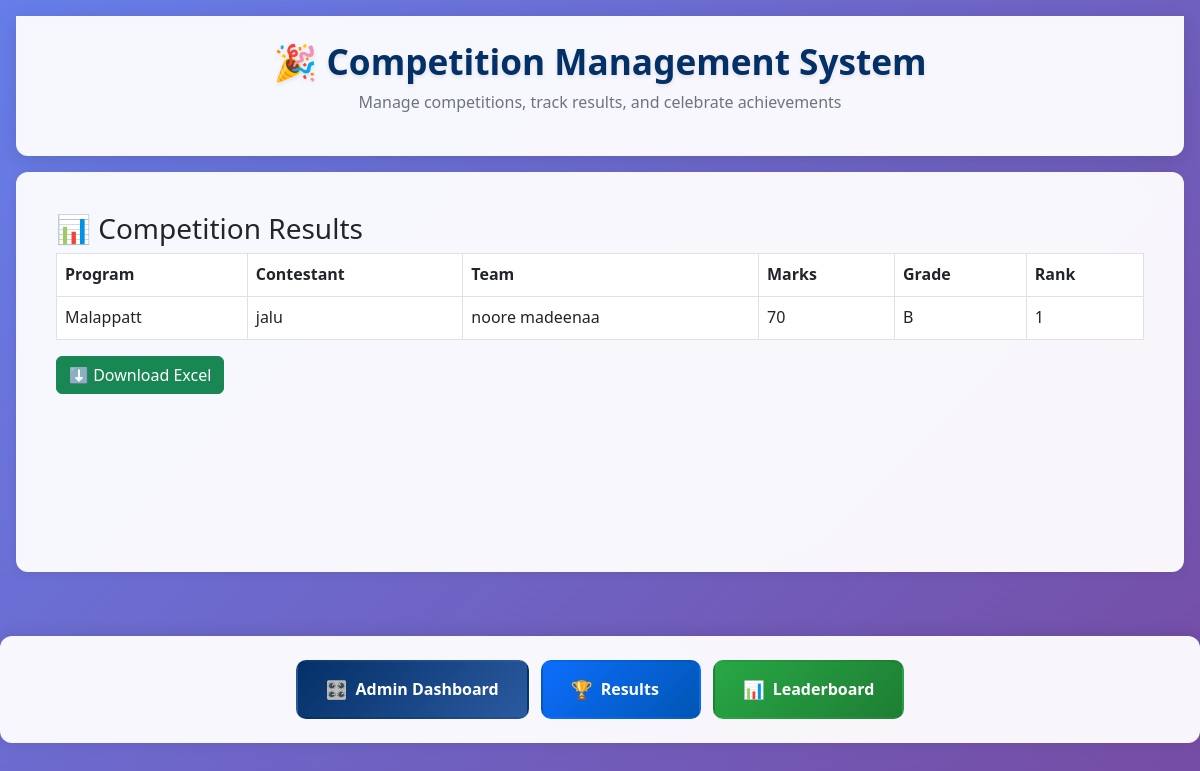
/results/ (signed in), run on an earlier commit of the app's database.
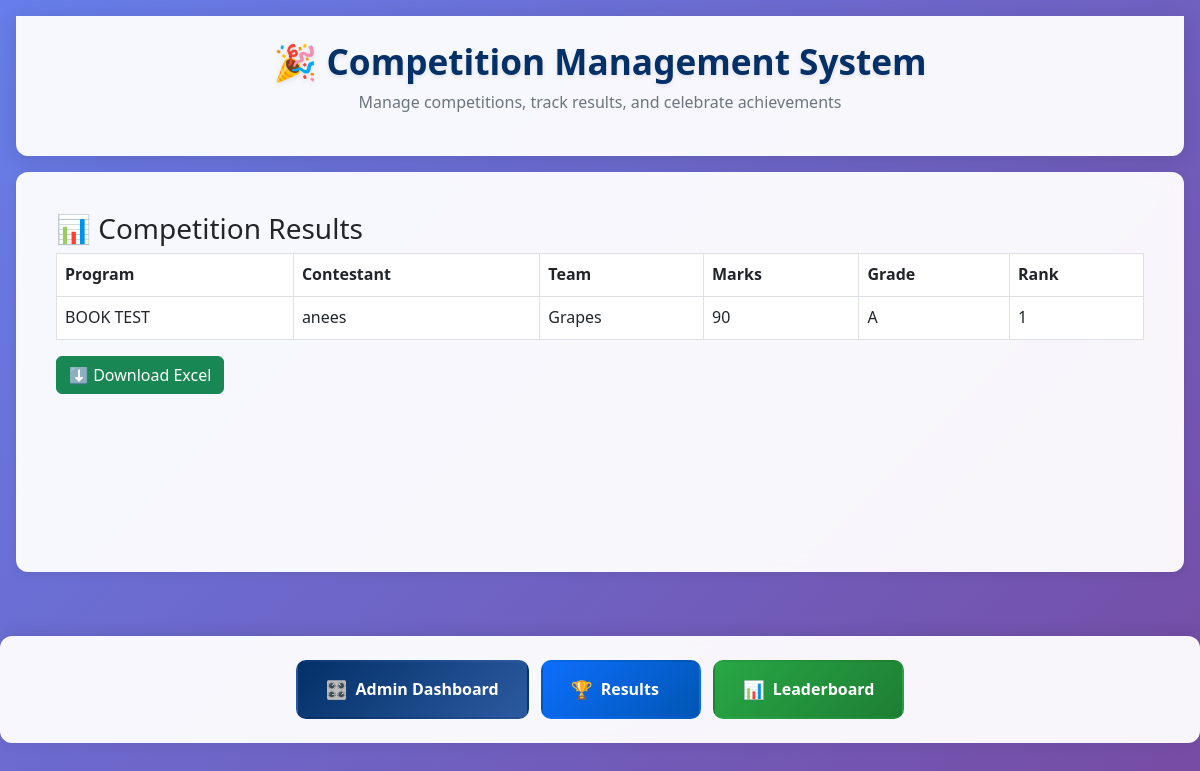
And on a later commit of the database.
### core/models.py (models this page shows, shortened)
class Participation(models.Model):
    contestant = models.ForeignKey(Contestant, on_delete=models.CASCADE)
    program = models.ForeignKey(Program, on_delete=models.CASCADE)
    marks = models.IntegerField(null=True, blank=True)
    rank = models.PositiveIntegerField(null=True, blank=True)
    grade = models.CharField(max_length=1, null=True, blank=True)
    points_awarded = models.BooleanField(default=False)

class Program(models.Model):
    name = models.CharField(max_length=100)
    category = models.ForeignKey(Category, on_delete=models.CASCADE)

class Contestant(models.Model):
    chest_no = models.PositiveIntegerField(unique=True, null=True)
    name = models.CharField(max_length=100)
    team = models.ForeignKey(Team, on_delete=models.CASCADE)
    category = models.ForeignKey(Category, on_delete=models.CASCADE, null=True)
    total_points = models.IntegerField(default=0)

class Team(models.Model):
    user = models.OneToOneField(User, on_delete=models.CASCADE)
    name = models.CharField(max_length=100)
    total_points = models.IntegerField(default=0)

### core/views.py (the view)
# urls.py: path('results/', views.results_view, name='results'),
@login_required
def results_view(request):
    participations = Participation.objects.filter(marks__isnull=False).select_related('program', 'contestant', 'contestant__team')
    return render(request, 'results.html', {'participations': participations})

### templates/results.html
{% extends 'base.html' %}
{% block content %}
<h3>📊 Competition Results</h3>
<table class="table table-bordered">
    <thead>
        <tr>
            <th>Program</th>
            <th>Contestant</th>
            <th>Team</th>
            <th>Marks</th>
            <th>Grade</th>
            <th>Rank</th>
        </tr>
    </thead>
    <tbody>
        {% for p in participations %}
        <tr>
            <td>{{ p.program.name }}</td>
            <td>{{ p.contestant.name }}</td>
            <td>{{ p.contestant.team.name }}</td>
            <td>{{ p.marks }}</td>
            <td>{{ p.grade }}</td>
            <td>{{ p.rank }}</td>
        </tr>
        {% endfor %}
    </tbody>
</table>
<a href="{% url 'export_excel' %}" class="btn btn-success">⬇️ Download Excel</a>
{% endblock %}

### templates/base.html (shortened to what this page needs)
<!DOCTYPE html>
<html lang="en">
    {% load static %}
<head>
    <link rel="stylesheet" href="https://cdn.jsdelivr.net/npm/bootstrap@5.3.0/dist/css/bootstrap.min.css">
</head>
<body>
    <div class="app-header">
        <h1 class="app-title">🎉 Competition Management System</h1>
        <p class="app-subtitle">Manage competitions, track results, and celebrate achievements</p>
    </div>
    <div class="main-container">
        <div class="content-wrapper">
            {% block content %}{% endblock %}
        </div>
    </div>
    <div class="bottom-nav">
        <div class="nav-buttons">
            {% if request.user.role == 'admin' %}
                <a href="{% url 'dashboard_admin' %}" class="nav-btn admin">
                    Admin Dashboard
                </a>
            {% elif request.user.role == 'team' %}
                <a href="{% url 'dashboard_team' %}" class="nav-btn team">
                    Team Dashboard
                </a>
            {% endif %}
            <a href="{% url 'results' %}" class="nav-btn results">
                Results
            </a>
            <a href="{% url 'leaderboard' %}" class="nav-btn leaderboard">
                Leaderboard
            </a>
        </div>
    </div>
</body>
</html>

### templates/base.html (style rules this page uses)
:root { --primary-blue: #033067; --primary-light: rgba(3, 48, 103, 0.1); --accent-blue: #0d6efd; --success-green: #28a745; --warning-orange: #fd7e14; --danger-red: #dc3545; --light-gray: #f8f9fa; --dark-gray: #6c757d; --border-radius: 12px; --shadow-light: 0 2px 10px rgba(0,0,0,0.08); --shadow-medium: 0 4px 20px rgba(0,0,0,0.12); --gradient-bg: linear-gradient(135deg, #667eea 0%, #764ba2 100%); }
* { box-sizing: border-box; }
body { background: var(--gradient-bg); min-height: 100vh; font-family: 'Segoe UI', Tahoma, Geneva, Verdana, sans-serif; font-size: 16px; line-height: 1.6; margin: 0; padding: 0; }
.app-header { background: rgba(255, 255, 255, 0.95); backdrop-filter: blur(10px); border-radius: 0 0 var(--border-radius) var(--border-radius); box-shadow: var(--shadow-medium); margin: 1rem; padding: 1.5rem; text-align: center; top: 1rem; z-index: 1000; transition: transform 0.3s ease-in-out; }
.app-title { color: var(--primary-blue); font-size: 2rem; font-weight: 700; margin: 0; text-shadow: 0 2px 4px rgba(0,0,0,0.1); }
.app-subtitle { color: var(--dark-gray); font-size: 1rem; margin-top: 0.5rem; font-weight: 400; }
.main-container { max-width: 1200px; margin: 0 auto; padding: 0 1rem 2rem 1rem; }
.content-wrapper { background: rgba(255, 255, 255, 0.95); backdrop-filter: blur(10px); border-radius: var(--border-radius); box-shadow: var(--shadow-light); padding: 2rem; margin-bottom: 2rem; min-height: 400px; }
.bottom-nav { background: rgba(255, 255, 255, 0.95); backdrop-filter: blur(10px); border-radius: var(--border-radius) var(--border-radius) 0 0; box-shadow: 0 -2px 15px rgba(0,0,0,0.1); padding: 1.5rem; margin: 0 1rem 1rem 1rem; bottom: 1rem; z-index: 1000; }
.nav-buttons { display: flex; flex-wrap: wrap; gap: 0.75rem; justify-content: center; align-items: center; }
.nav-btn { background: var(--light-gray); border: 2px solid transparent; color: var(--primary-blue); padding: 0.75rem 1.5rem; border-radius: 10px; font-weight: 600; text-decoration: none; transition: all 0.3s ease; display: flex; align-items: center; gap: 0.5rem; min-height: 50px; font-size: 0.95rem; white-space: nowrap; }
.nav-btn.admin { background: linear-gradient(135deg, var(--primary-blue), #2c5aa0); color: white; }
.nav-btn.results { background: linear-gradient(135deg, var(--accent-blue), #0056b3); color: white; }
.nav-btn.leaderboard { background: linear-gradient(135deg, var(--success-green), #1e7e34); color: white; }
.nav-btn::before { font-size: 1.1rem; }
.nav-btn.admin::before { content: "🎛️"; }
.nav-btn.results::before { content: "🏆"; }
.nav-btn.leaderboard::before { content: "📊"; }
@media (min-width: 1025px) { .app-title { font-size: 2.2rem; } }
@media (min-width: 1025px) { .content-wrapper { padding: 2.5rem; } }
@media (min-width: 1025px) { .bottom-nav { position: relative; margin: 0 0 2rem 0; border-radius: var(--border-radius); bottom: unset; } }
@media (min-width: 1025px) { .nav-btn { min-width: 160px; font-size: 1rem; padding: 0.85rem 1.75rem; } }

What changed in the data, as far as the page shows it:
removed Participation: program.name "Malappatt", contestant.name "jalu", contestant.team.name "noore madeenaa", marks "70", grade "B", rank "1"
added Participation: program.name "BOOK TEST", contestant.name "anees", contestant.team.name "Grapes", marks "90", grade "A", rank "1"
